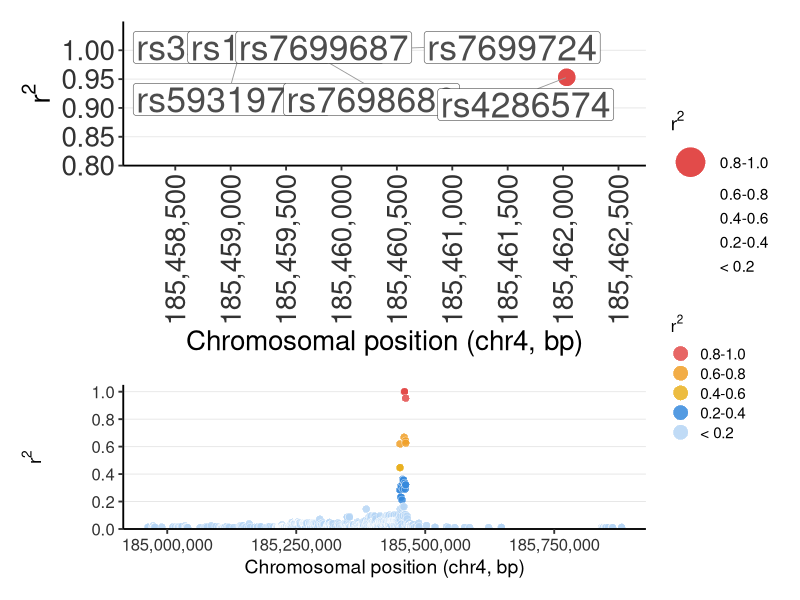
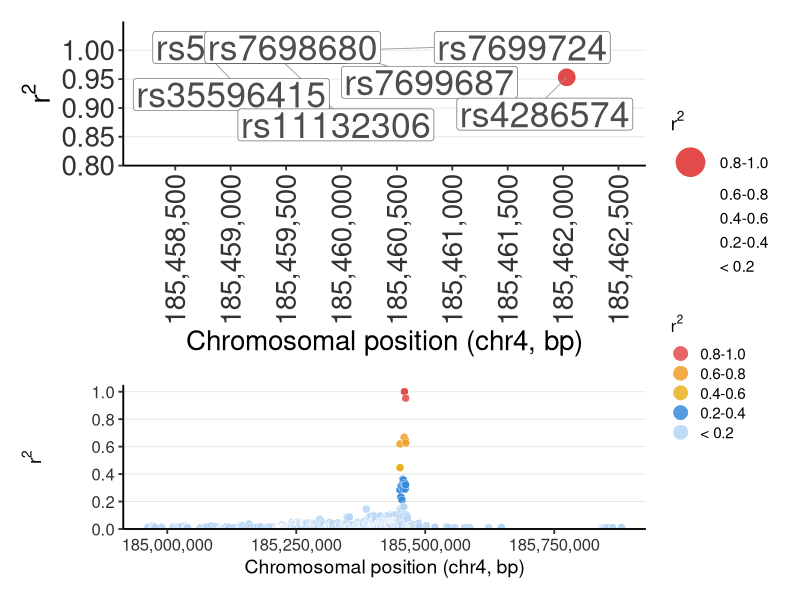
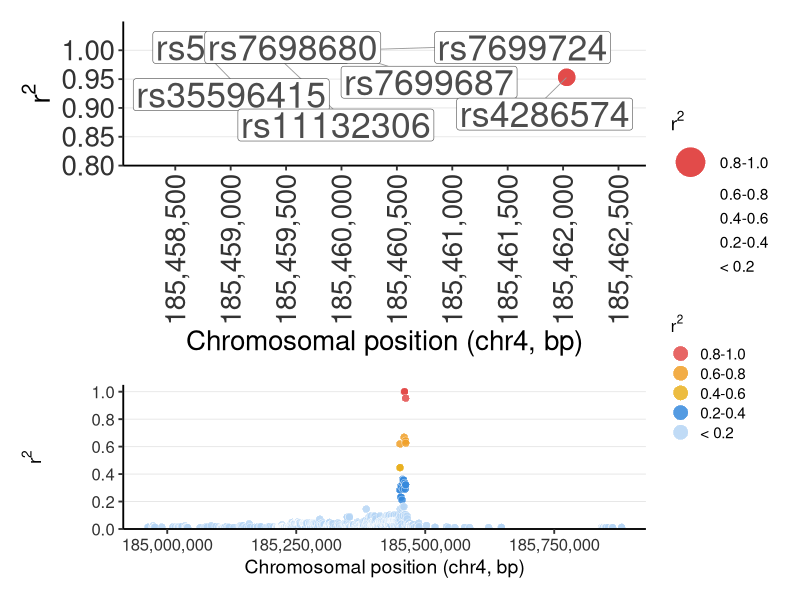

The R script that drew these images, in order:
#!/usr/bin/Rscript
## Copyright Divya Sahu, 2026
## ============================================================
## Figure 3c: LD regional plot — Haploblock structure around rs7698680
## Panel A: Zoomed view (R² >= 0.8 SNPs with rsID labels)
## Panel B: Full range (all variants)
## CCDC110 germline haplotype manuscript
## Input:  Source_Data_Fig3c.xlsx (Source Data Fig. 3c )
## Output: Fig3c.tiff, Fig3c.pdf
## R version: 4.5.2
## Key packages: ggplot2, dplyr, ggrepel, patchwork, readxl
## ============================================================

## ---- Load libraries -----------------------------------------------------
library(ggplot2)
library(dplyr)
library(ggrepel)
library(patchwork)
library(readxl)

## ---- Read source data ---------------------------------------------------
df_raw <- read_excel("Source_Data_Fig3c.xlsx", sheet = "Fig 3c LD data")

## ---- Define lead SNP ----------------------------------------------------
LEAD_RS <- "rs7698680"
LEAD_BP <- 185459692

## ---- Parse coordinates and assign LD tiers ------------------------------
parse_coord <- function(x) as.numeric(sub(".*:", "", x))

df <- df_raw %>%
  mutate(
    RS_Number = trimws(RS_Number),
    pos_bp    = parse_coord(Coord),
    R2        = as.numeric(R2),
    ld_tier   = case_when(
      R2 >= 0.8 ~ "0.8-1.0",
      R2 >= 0.6 ~ "0.6-0.8",
      R2 >= 0.4 ~ "0.4-0.6",
      R2 >= 0.2 ~ "0.2-0.4",
      TRUE      ~ "< 0.2"
    ),
    ld_tier = factor(ld_tier, levels = c(
      "0.8-1.0", "0.6-0.8", "0.4-0.6", "0.2-0.4", "< 0.2"
    ))
  )

## ---- LD color palette (LocusZoom convention) ----------------------------
ld_colors <- c(
  "0.8-1.0" = "#E24B4A",
  "0.6-0.8" = "#EF9F27",
  "0.4-0.6" = "#E8B020",
  "0.2-0.4" = "#378ADD",
  "< 0.2"   = "#B5D4F4"
)

## ---- Panel A: Zoomed view (R² >= 0.8 only) ------------------------------
## Filter to high-LD SNPs and add rsID labels
df_zoom <- df %>%
  filter(R2 >= 0.8) %>%
  mutate(label = RS_Number)

xA_range <- range(df_zoom$pos_bp, na.rm = TRUE)
xA_pad   <- 500  ## 500 bp padding

pA <- ggplot(df_zoom, aes(x = pos_bp, y = R2)) +

  ## Points colored by LD tier
  geom_point(
    aes(fill = ld_tier),
    shape = 21, size = 6, color = "white", stroke = 0.3
  ) +

  ## rsID labels with leader lines (ggrepel avoids overlap)
  geom_label_repel(
    aes(label = label),
    size = 9, label.padding = unit(0.15, "lines"), label.size = 0.2,
    box.padding = 0.5, min.segment.length = 0.1, max.overlaps = 20,
    na.rm = TRUE, fill = "white", color = "grey30",
    segment.color = "grey60", segment.size = 0.3
  ) +

  scale_fill_manual(values = ld_colors, name = expression(r^2), drop = FALSE) +
  scale_x_continuous(
    name   = "Chromosomal position (chr4, bp)",
    limits = c(xA_range[1] - xA_pad, xA_range[2] + xA_pad),
    breaks = seq(185458500, 185462500, 500),
    labels = function(x) formatC(x, format = "d", big.mark = ",")
  ) +
  scale_y_continuous(
    name   = expression(r^2),
    limits = c(0.8, 1.05),
    breaks = seq(0.8, 1.0, 0.05),
    expand = c(0, 0)
  ) +
  guides(fill = guide_legend(override.aes = list(size = 10, shape = 21))) +
  theme_classic(base_size = 14) +
  theme(
    axis.title         = element_text(size = 20),
    axis.text          = element_text(size = 20, color = "grey20"),
    axis.text.x        = element_text(angle = 90, hjust = 1, vjust = 0.5),
    legend.position    = "none",
    panel.grid.major.y = element_line(color = "grey90", linewidth = 0.3),
    panel.grid.major.x = element_blank(),
    plot.title         = element_text(size = 20, face = "bold"),
    plot.margin        = margin(10, 10, 10, 10)
  )

## ---- Panel B: Full range (all variants) ---------------------------------
x_range <- range(df$pos_bp, na.rm = TRUE)

pB <- ggplot(df, aes(x = pos_bp, y = R2)) +

  ## All variants colored by LD tier
  geom_point(
    aes(fill = ld_tier),
    shape = 21, size = 2.5, color = "white", stroke = 0.2, alpha = 0.85
  ) +

  scale_fill_manual(values = ld_colors, name = expression(r^2), drop = FALSE) +
  scale_x_continuous(
    name   = "Chromosomal position (chr4, bp)",
    limits = c(x_range[1] - 1000, x_range[2] + 1000),
    labels = function(x) formatC(x, format = "d", big.mark = ",")
  ) +
  scale_y_continuous(
    name   = expression(r^2),
    limits = c(0, 1.05),
    breaks = seq(0, 1, 0.2),
    expand = c(0, 0)
  ) +
  guides(fill = guide_legend(override.aes = list(size = 5, shape = 21))) +
  theme_classic(base_size = 14) +
  theme(
    axis.title         = element_text(size = 14),
    axis.text          = element_text(size = 12, color = "grey20"),
    legend.title       = element_text(size = 12, face = "bold"),
    legend.text        = element_text(size = 11),
    legend.key.size    = unit(0.5, "cm"),
    legend.position    = "right",
    panel.grid.major.y = element_line(color = "grey90", linewidth = 0.3),
    panel.grid.major.x = element_blank(),
    plot.title         = element_text(size = 16, face = "bold"),
    plot.margin        = margin(10, 10, 10, 10)
  )

## ---- Combine panels with shared legend ----------------------------------
combined <- pA / pB + plot_layout(guides = "collect") &
  theme(legend.position = "right")

## Display plot
print(combined)

## ---- Save high-resolution outputs ---------------------------------------
ggsave("Fig3c.tiff", plot = combined,
       width = 10, height = 8, units = "in",
       dpi = 800, compression = "lzw")

ggsave("Fig3c.pdf", plot = combined,
       width = 10, height = 8, units = "in")
